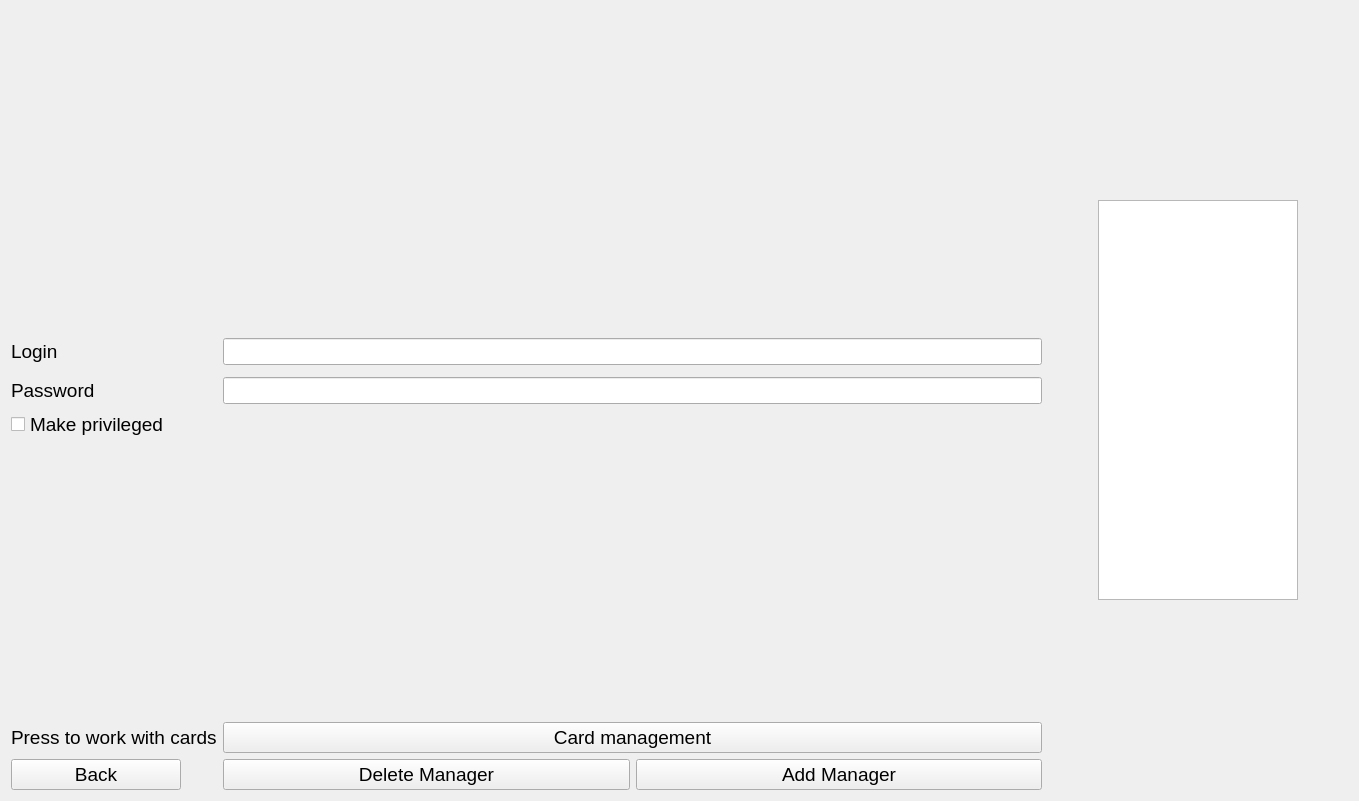
<?xml version="1.0" encoding="UTF-8"?>
<ui version="4.0">
 <class>PrivilegedManagerWidget</class>
 <widget class="QWidget" name="PrivilegedManagerWidget">
  <property name="geometry">
   <rect>
    <x>0</x>
    <y>0</y>
    <width>1359</width>
    <height>801</height>
   </rect>
  </property>
  <property name="windowTitle">
   <string>Form</string>
  </property>
  <layout class="QHBoxLayout" name="horizontalLayout">
   <item>
    <layout class="QFormLayout" name="formLayout">
     <item row="0" column="0">
      <layout class="QFormLayout" name="formLayout_2"/>
     </item>
     <item row="0" column="1">
      <spacer name="verticalSpacer_3">
       <property name="orientation">
        <enum>Qt::Vertical</enum>
       </property>
       <property name="sizeType">
        <enum>QSizePolicy::Preferred</enum>
       </property>
       <property name="sizeHint" stdset="0">
        <size>
         <width>20</width>
         <height>400</height>
        </size>
       </property>
      </spacer>
     </item>
     <item row="1" column="0">
      <widget class="QLabel" name="label_2">
       <property name="minimumSize">
        <size>
         <width>100</width>
         <height>0</height>
        </size>
       </property>
       <property name="font">
        <font>
         <pointsize>14</pointsize>
        </font>
       </property>
       <property name="text">
        <string>Login</string>
       </property>
      </widget>
     </item>
     <item row="1" column="1">
      <widget class="QLineEdit" name="loginField">
       <property name="font">
        <font>
         <pointsize>12</pointsize>
        </font>
       </property>
      </widget>
     </item>
     <item row="2" column="1">
      <spacer name="verticalSpacer">
       <property name="orientation">
        <enum>Qt::Vertical</enum>
       </property>
       <property name="sizeHint" stdset="0">
        <size>
         <width>20</width>
         <height>40</height>
        </size>
       </property>
      </spacer>
     </item>
     <item row="3" column="0">
      <widget class="QLabel" name="label_3">
       <property name="font">
        <font>
         <pointsize>14</pointsize>
        </font>
       </property>
       <property name="text">
        <string>Password</string>
       </property>
      </widget>
     </item>
     <item row="3" column="1">
      <widget class="QLineEdit" name="passwordField">
       <property name="font">
        <font>
         <pointsize>12</pointsize>
        </font>
       </property>
      </widget>
     </item>
     <item row="4" column="0">
      <widget class="QCheckBox" name="makePrivilegedButton">
       <property name="enabled">
        <bool>true</bool>
       </property>
       <property name="font">
        <font>
         <pointsize>14</pointsize>
        </font>
       </property>
       <property name="text">
        <string>Make privileged</string>
       </property>
       <property name="tristate">
        <bool>false</bool>
       </property>
      </widget>
     </item>
     <item row="5" column="0">
      <spacer name="horizontalSpacer_3">
       <property name="orientation">
        <enum>Qt::Horizontal</enum>
       </property>
       <property name="sizeType">
        <enum>QSizePolicy::Preferred</enum>
       </property>
       <property name="sizeHint" stdset="0">
        <size>
         <width>100</width>
         <height>20</height>
        </size>
       </property>
      </spacer>
     </item>
     <item row="5" column="1">
      <spacer name="verticalSpacer_2">
       <property name="orientation">
        <enum>Qt::Vertical</enum>
       </property>
       <property name="sizeType">
        <enum>QSizePolicy::Preferred</enum>
       </property>
       <property name="sizeHint" stdset="0">
        <size>
         <width>20</width>
         <height>350</height>
        </size>
       </property>
      </spacer>
     </item>
     <item row="6" column="0">
      <widget class="QLabel" name="pressToRedactManagersLabel">
       <property name="font">
        <font>
         <pointsize>14</pointsize>
        </font>
       </property>
       <property name="text">
        <string>Press to work with cards</string>
       </property>
      </widget>
     </item>
     <item row="6" column="1">
      <widget class="QPushButton" name="redactorModeButton">
       <property name="font">
        <font>
         <pointsize>14</pointsize>
        </font>
       </property>
       <property name="text">
        <string>Card management</string>
       </property>
      </widget>
     </item>
     <item row="7" column="0">
      <widget class="QPushButton" name="backButton">
       <property name="minimumSize">
        <size>
         <width>170</width>
         <height>0</height>
        </size>
       </property>
       <property name="font">
        <font>
         <pointsize>14</pointsize>
        </font>
       </property>
       <property name="text">
        <string>Back</string>
       </property>
      </widget>
     </item>
     <item row="7" column="1">
      <layout class="QHBoxLayout" name="horizontalLayout_2">
       <item>
        <widget class="QPushButton" name="deleteManagerButton">
         <property name="font">
          <font>
           <pointsize>14</pointsize>
          </font>
         </property>
         <property name="text">
          <string>Delete Manager</string>
         </property>
        </widget>
       </item>
       <item>
        <widget class="QPushButton" name="addManagerButton">
         <property name="font">
          <font>
           <pointsize>14</pointsize>
          </font>
         </property>
         <property name="text">
          <string>Add Manager</string>
         </property>
        </widget>
       </item>
      </layout>
     </item>
    </layout>
   </item>
   <item>
    <spacer name="horizontalSpacer">
     <property name="orientation">
      <enum>Qt::Horizontal</enum>
     </property>
     <property name="sizeType">
      <enum>QSizePolicy::Preferred</enum>
     </property>
     <property name="sizeHint" stdset="0">
      <size>
       <width>50</width>
       <height>82</height>
      </size>
     </property>
    </spacer>
   </item>
   <item>
    <widget class="QTextEdit" name="infoField">
     <property name="maximumSize">
      <size>
       <width>200</width>
       <height>400</height>
      </size>
     </property>
     <property name="font">
      <font>
       <pointsize>12</pointsize>
      </font>
     </property>
    </widget>
   </item>
   <item>
    <spacer name="horizontalSpacer_2">
     <property name="orientation">
      <enum>Qt::Horizontal</enum>
     </property>
     <property name="sizeType">
      <enum>QSizePolicy::Preferred</enum>
     </property>
     <property name="sizeHint" stdset="0">
      <size>
       <width>50</width>
       <height>20</height>
      </size>
     </property>
    </spacer>
   </item>
  </layout>
 </widget>
 <resources/>
 <connections/>
</ui>
